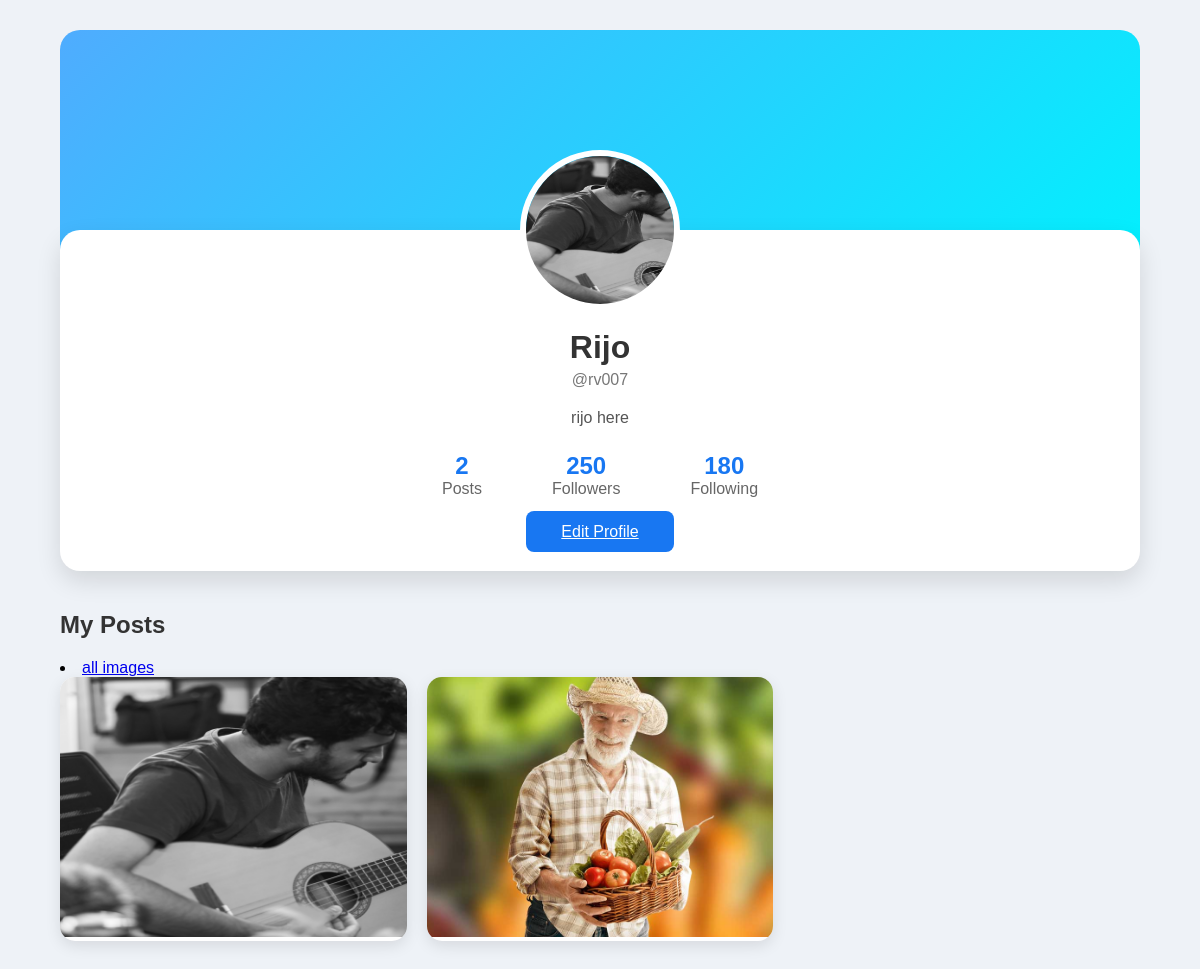
Page /profile (signed in) on the earlier database version.
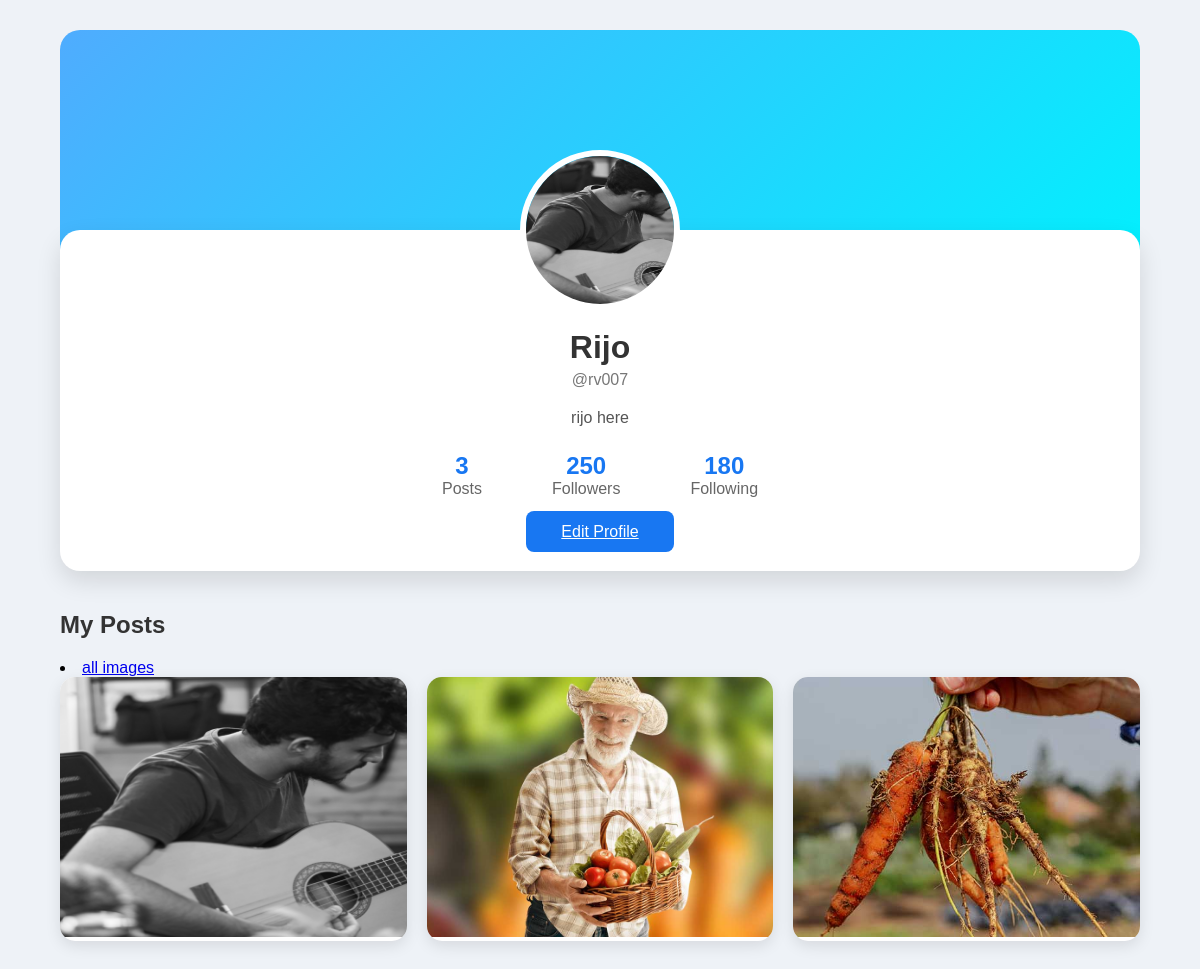
Same page on the later database version.
### core/models.py (models this page shows, shortened)
class Profile(models.Model):
    user=models.ForeignKey(User,on_delete=models.CASCADE)
    id_user=models.IntegerField()
    bio=models.TextField(blank=True)
    profileimg=models.ImageField(upload_to='profile_images',default='blank.jpg')
    location=models.CharField(max_length=100)

class Post(models.Model):
    id=models.UUIDField(primary_key=True,default=uuid.uuid4)
    user=models.CharField(max_length=100)
    image=models.ImageField(upload_to='post_images/')
    caption=models.TextField()
    created_at=models.DateField(default=datetime.now)
    no_of_likes=models.IntegerField(default=0)

### core/views.py (the view)
# urls.py: path('profile',views.profile,name='profile'),
@login_required(login_url='signin')
def profile(request):
    profile_object=Profile.objects.get(user=request.user)
    user_posts=Post.objects.filter(user=request.user.username)
    for post in Post.objects.all():
        print(post.image.name)
    context={
    "profile_object": profile_object,
    "user_posts": user_posts,
    }
    return render(request,'profile.html',context)

### core/templates/profile.html (shortened to what this page needs)
<!DOCTYPE html>
<html lang="en">
<head>
</head>
<body>
<div class="container">
    <div class="profile-card">
        <img src="{{ profile_object.profileimg.url }}" class="profile-img">
        <h1>{{ request.user.first_name }} {{ request.user.last_name }}</h1>
        <p class="username">@{{ request.user.username }}</p>
        <p class="bio">
            {{ profile_object.bio }}
        </p>
        <div class="stats">
            <div class="stat">
                <h2>{{ user_posts.count }}</h2>
                <p>Posts</p>
            </div>
            <div class="stat">
                <h2>250</h2>
                <p>Followers</p>
            </div>
            <div class="stat">
                <h2>180</h2>
                <p>Following</p>
            </div>
        </div>
        <a href="{% url 'settings' %}" class="edit-btn">Edit Profile</a>
    </div>
    <div class="posts">
        <h2 >My Posts</h2>
        <li><a href="{% url 'allimages' %}">all images</a></li>
        <div class="grid">
            {% for post in user_posts %}
            <div class="post">
                <img src="{{ post.image.url }}">
            </div>
            {% empty %}
            <h3>No posts uploaded.</h3>
            {% endfor %}
        </div>
    </div>
</div>
</body>
</html>

### core/templates/profile.html (style rules this page uses)
* { margin:0; padding:0; box-sizing:border-box; font-family:Arial, Helvetica, sans-serif; }
body { background:#eef2f7; }
.container { width:90%; max-width:1100px; margin:30px auto; }
.profile-card { background:#fff; margin-top:-80px; border-radius:20px; text-align:center; padding:30px; box-shadow:0 10px 25px rgba(0,0,0,.12); }
.profile-img { width:160px; height:160px; border-radius:50%; object-fit:cover; border:6px solid white; margin-top:-110px; }
.profile-card h1 { margin-top:15px; color:#333; }
.username { color:#777; margin-top:5px; }
.bio { margin:20px auto; width:70%; color:#555; }
.stats { display:flex; justify-content:center; gap:70px; margin:25px 0; }
.stat h2 { color:#1877f2; }
.stat p { color:#666; }
.edit-btn { background:#1877f2; color:white; padding:12px 35px; border:none; border-radius:8px; cursor:pointer; font-size:16px; }
.posts { margin-top:40px; }
.posts h2 { margin-bottom:20px; color:#333; }
.grid { display:grid; grid-template-columns:repeat(auto-fill,minmax(260px,1fr)); gap:20px; }
.post { background:white; border-radius:15px; overflow:hidden; box-shadow:0 5px 15px rgba(0,0,0,.1); }
.post img { width:100%; height:260px; object-fit:cover; transition:.4s; }

Differences in the rows shown:
added Post: image (picture)
Other differences:
{{ user_posts.count }}: "2" → "3"
